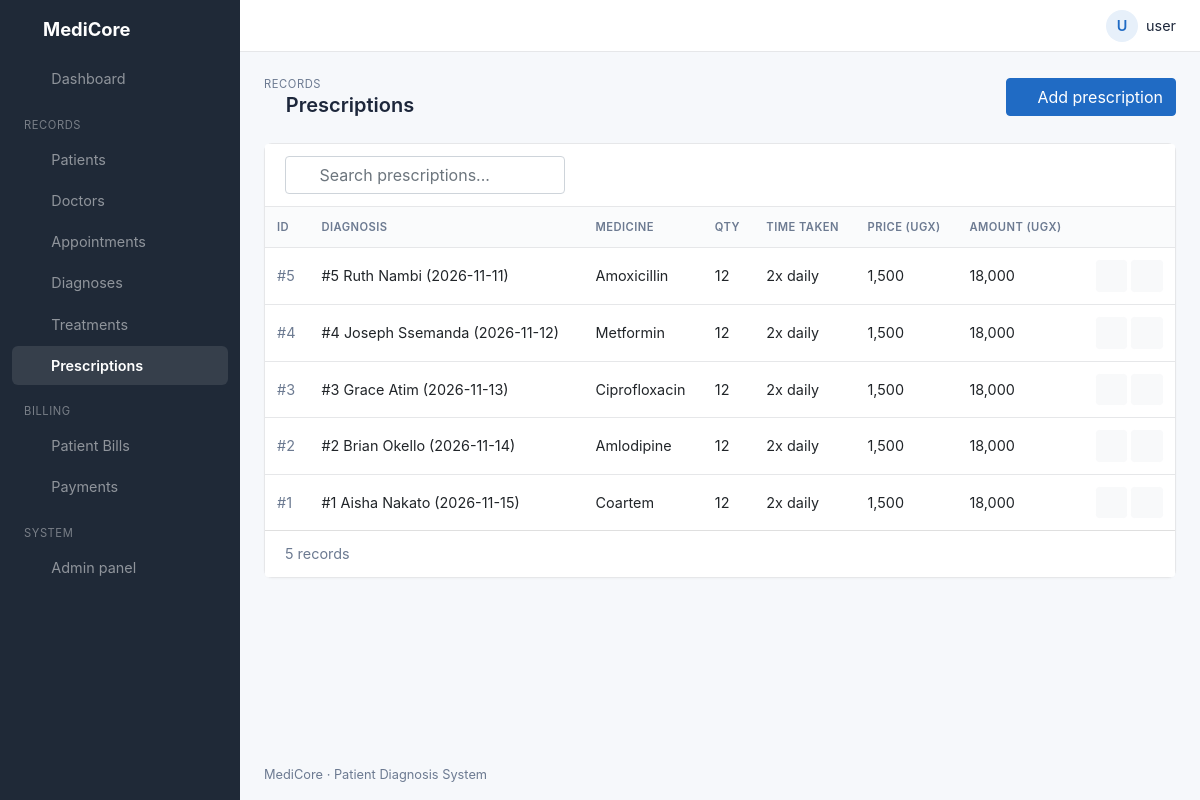
/prescriptions/ (signed in), run on the app's committed database.
### clinic/models.py (models this page shows, shortened)
class Prescription(models.Model):
    prescription_id = models.AutoField(primary_key=True)
    diagnosis = models.ForeignKey(Diagnosis, on_delete=models.CASCADE)
    medicine = models.CharField(max_length=150)
    qty = models.PositiveIntegerField()
    time_taken = models.CharField(max_length=100, help_text="e.g. 2x daily after meals")
    price = models.DecimalField(max_digits=10, decimal_places=2)
    amount = models.DecimalField(max_digits=12, decimal_places=2, editable=False, default=0)

class Diagnosis(models.Model):
    diagnosis_id = models.AutoField(primary_key=True)
    date = models.DateField()
    doctor = models.ForeignKey(Doctor, on_delete=models.PROTECT)
    patient = models.ForeignKey(Patient, on_delete=models.CASCADE)
    description = models.TextField()
    class Meta:
        verbose_name_plural = "diagnoses"
    def __str__(self):
        return f"#{self.diagnosis_id} {self.patient} ({self.date})"

class Patient(models.Model):
    GENDER = [("Male", "Male"), ("Female", "Female")]
    patient_id = models.AutoField(primary_key=True)
    name = models.CharField(max_length=150)
    date_of_birth = models.DateField()
    contact = models.CharField(max_length=20)
    gender = models.CharField(max_length=10, choices=GENDER)
    age = models.PositiveIntegerField()
    weight = models.DecimalField(max_digits=5, decimal_places=1, help_text="kg")
    address = models.CharField(max_length=255)
    def __str__(self):
        return self.name

### clinic/views.py (the view)
# urls.py: path('prescriptions/', prescriptions, name='prescriptions'),
@login_required
def prescriptions(request):
    return show_list(request, Prescription, "prescriptions.html", ["medicine", "time_taken"])

### clinic/views.py (called while the page is built)
def show_list(request, model, template, search_fields):
    items = model.objects.all().order_by("-pk")
    q = request.GET.get("q", "").strip()
    if q:
        condition = Q()
        for field in search_fields:
            condition |= Q(**{f"{field}__icontains": q})
        items = items.filter(condition)
    return render(request, template, {"items": items, "q": q})

### templates/prescriptions.html (shortened to what this page needs)
{% extends 'base.html' %}
{% load static %}
{% load crispy_forms_tags %}
{% load humanize %}
{% block pretitle %}Records{% endblock %}
{% block heading %}<i class="ti ti-pill"></i> Prescriptions{% endblock %}
{% block actions %}<a href="{% url 'add_prescription' %}" class="btn btn-primary"><i class="ti ti-plus"></i> Add prescription</a>{% endblock %}
{% block content %}
<div class="card">
  <div class="card-header">
    <form method="get" class="search flex-fill">
      <i class="ti ti-search"></i>
      <input type="text" name="q" value="{{ q }}" class="form-control" placeholder="Search prescriptions...">
    </form>
  </div>
  <div class="table-responsive">
    <table class="table table-hover">
      <thead><tr><th>ID</th><th>Diagnosis</th><th>Medicine</th><th>Qty</th><th>Time taken</th><th>Price (UGX)</th><th>Amount (UGX)</th><th></th></tr></thead>
      <tbody>
      {% for x in items %}
        <tr>
          <td><span class="text-id">#{{ x.prescription_id }}</span></td>
          <td>{{ x.diagnosis }}</td>
          <td>{{ x.medicine }}</td>
          <td>{{ x.qty }}</td>
          <td>{{ x.time_taken }}</td>
          <td>{{ x.price|floatformat:0|intcomma }}</td>
          <td>{{ x.amount|floatformat:0|intcomma }}</td>
          <td class="text-right text-nowrap">
            <a href="{% url 'edit_prescription' x.pk %}" class="btn btn-sm btn-light btn-icon" title="Edit"><i class="ti ti-edit"></i></a>
            <a href="{% url 'delete_prescription' x.pk %}" class="btn btn-sm btn-light btn-icon text-danger" title="Delete"><i class="ti ti-trash"></i></a>
          </td>
        </tr>
      {% empty %}
        <tr><td colspan="8" class="text-muted">No prescriptions yet.</td></tr>
      {% endfor %}
      </tbody>
    </table>
  </div>
  <div class="card-footer">{{ items|length }} record{{ items|length|pluralize }}</div>
</div>
{% endblock %}

### templates/base.html (shortened to what this page needs)
{% load static %}
{% load crispy_forms_tags %}
<!DOCTYPE html>
<html lang="en">
<head>
  <link rel="stylesheet" href="{% static 'css/bootstrap.min.css' %}">
  <link rel="stylesheet" href="{% static 'css/tabler-icons.min.css' %}">
  <link rel="stylesheet" href="{% static 'css/style.css' %}">
</head>
<body>
<aside class="sidebar navbar navbar-dark navbar-expand-lg">
  <a class="navbar-brand" href="{% url 'Home' %}"><i class="ti ti-heartbeat"></i> MediCore</a>
  <div class="collapse navbar-collapse" id="menu">
    <ul class="navbar-nav">
      <li class="nav-item"><a class="nav-link {% if request.path == '/' %}active{% endif %}" href="{% url 'Home' %}"><i class="ti ti-layout-dashboard"></i> Dashboard</a></li>
      <li class="nav-heading">Records</li>
      <li class="nav-item"><a class="nav-link {% if '/patients/' in request.path %}active{% endif %}" href="{% url 'patients' %}"><i class="ti ti-user-heart"></i> Patients</a></li>
      <li class="nav-item"><a class="nav-link {% if '/doctors/' in request.path %}active{% endif %}" href="{% url 'doctors' %}"><i class="ti ti-stethoscope"></i> Doctors</a></li>
      <li class="nav-item"><a class="nav-link {% if '/appointments/' in request.path %}active{% endif %}" href="{% url 'appointments' %}"><i class="ti ti-calendar-event"></i> Appointments</a></li>
      <li class="nav-item"><a class="nav-link {% if '/diagnoses/' in request.path %}active{% endif %}" href="{% url 'diagnoses' %}"><i class="ti ti-clipboard-heart"></i> Diagnoses</a></li>
      <li class="nav-item"><a class="nav-link {% if '/treatments/' in request.path %}active{% endif %}" href="{% url 'treatments' %}"><i class="ti ti-bed"></i> Treatments</a></li>
      <li class="nav-item"><a class="nav-link {% if '/prescriptions/' in request.path %}active{% endif %}" href="{% url 'prescriptions' %}"><i class="ti ti-pill"></i> Prescriptions</a></li>
      <li class="nav-heading">Billing</li>
      <li class="nav-item"><a class="nav-link {% if '/bills/' in request.path %}active{% endif %}" href="{% url 'bills' %}"><i class="ti ti-file-invoice"></i> Patient Bills</a></li>
      <li class="nav-item"><a class="nav-link {% if '/payments/' in request.path %}active{% endif %}" href="{% url 'payments' %}"><i class="ti ti-cash"></i> Payments</a></li>
      <li class="nav-heading">System</li>
      <li class="nav-item"><a class="nav-link" href="/admin/"><i class="ti ti-settings"></i> Admin panel</a></li>
    </ul>
  </div>
</aside>
<div class="page-wrapper">
  <header class="topbar">
    <div class="dropdown ml-auto">
      <a href="#" class="user-menu" data-toggle="dropdown">
        <span class="avatar">{{ user.username|slice:":1"|upper }}</span>
        <span class="d-none d-md-inline">{{ user.username }}</span>
      </a>
    </div>
  </header>
  <div class="page-header">
    <div>
      <div class="page-pretitle">{% block pretitle %}MediCore{% endblock %}</div>
      <h2 class="page-title">{% block heading %}{% endblock %}</h2>
    </div>
    <div>{% block actions %}{% endblock %}</div>
  </div>
  <main class="page-body">
    {% block content %}{% endblock %}
  </main>
  <footer class="footer">MediCore &middot; Patient Diagnosis System</footer>
</div>
</body>
</html>

### static/css/style.css (style rules this page uses)
:root { --primary: #206bc4; --sidebar: #1f2937; --bg: #f6f8fb; --border: #e6e7e9; --muted: #6c7a91; }
body { background: var(--bg); color: #1d273b; font-size: .9rem; }
a { color: var(--primary); }
.btn-primary { background: var(--primary); border-color: var(--primary); }
.ti { font-size: 1.1rem; vertical-align: -2px; }
.sidebar { background: var(--sidebar); padding: 0; align-items: flex-start; }
.sidebar .navbar-brand { font-weight: 700; padding: 1rem 1.25rem; font-size: 1.15rem; }
.sidebar .navbar-brand .ti { color: #4dabf7; font-size: 1.5rem; }
.sidebar .navbar-nav { width: 100%; padding: 0 .75rem 1rem; }
.sidebar .nav-link { color: rgba(255,255,255,.7); border-radius: 6px; padding: .55rem .75rem !important; margin-bottom: 2px; }
.sidebar .nav-link .ti { margin-right: .6rem; }
.sidebar .nav-link.active { color: #fff; background: rgba(255,255,255,.1); font-weight: 600; }
.sidebar .nav-heading { color: rgba(255,255,255,.4); text-transform: uppercase; font-size: .7rem; letter-spacing: .05em; padding: 1rem .75rem .4rem; }
@media (min-width: 992px) { .sidebar { position: fixed; top: 0; bottom: 0; left: 0; width: 15rem; flex-direction: column; overflow-y: auto; } }
@media (min-width: 992px) { .sidebar .navbar-collapse { width: 100%; align-items: flex-start; } }
@media (min-width: 992px) { .sidebar .navbar-nav { flex-direction: column; } }
@media (min-width: 992px) { .page-wrapper { margin-left: 15rem; } }
.page-wrapper { min-height: 100vh; display: flex; flex-direction: column; }
.topbar { display: flex; align-items: center; background: #fff; border-bottom: 1px solid var(--border); padding: .6rem 1.5rem; }
.user-menu { display: flex; align-items: center; color: #1d273b; text-decoration: none !important; }
.avatar { width: 2rem; height: 2rem; border-radius: 50%; background: #e7f0fa; color: var(--primary); display: inline-flex; align-items: center; justify-content: center; font-weight: 600; margin-right: .5rem; }
.page-header { display: flex; justify-content: space-between; align-items: center; padding: 1.5rem 1.5rem .5rem; flex-wrap: wrap; gap: .75rem; }
.page-pretitle { text-transform: uppercase; font-size: .7rem; color: var(--muted); letter-spacing: .05em; }
.page-title { font-size: 1.25rem; font-weight: 600; margin: 0; }
.page-title .ti { color: var(--primary); font-size: 1.35rem; }
.page-body { padding: 1rem 1.5rem; flex: 1; }
.footer { padding: 1rem 1.5rem; color: var(--muted); font-size: .8rem; }
.card { border: 1px solid var(--border); border-radius: 8px; box-shadow: 0 1px 2px rgba(0,0,0,.03); margin-bottom: 1.25rem; }
.card-header { background: #fff; border-bottom: 1px solid var(--border); display: flex; justify-content: space-between; align-items: center; }
.card-footer { background: #fff; color: var(--muted); }
.table { margin-bottom: 0; }
.table thead th { border-top: 0; border-bottom: 1px solid var(--border); background: #fafbfc; color: var(--muted); font-size: .7rem; text-transform: uppercase; letter-spacing: .04em; font-weight: 600; }
.table td { vertical-align: middle; border-top: 1px solid var(--border); }
.text-id { color: var(--muted); }
.search { position: relative; max-width: 280px; }
.search .ti { position: absolute; left: .7rem; top: .55rem; color: var(--muted); }
.search input { padding-left: 2.1rem; }
.btn-icon { padding: .25rem .5rem; }

### data on the page
Prescription: prescription_id "5", diagnosis "#5 Ruth Nambi (2026-11-11)", medicine "Amoxicillin", qty "12", time_taken "2x daily", price "1,500", amount "18,000"
Prescription: prescription_id "4", diagnosis "#4 Joseph Ssemanda (2026-11-12)", medicine "Metformin", qty "12", time_taken "2x daily", price "1,500", amount "18,000"
Prescription: prescription_id "3", diagnosis "#3 Grace Atim (2026-11-13)", medicine "Ciprofloxacin", qty "12", time_taken "2x daily", price "1,500", amount "18,000"
Prescription: prescription_id "2", diagnosis "#2 Brian Okello (2026-11-14)", medicine "Amlodipine", qty "12", time_taken "2x daily", price "1,500", amount "18,000"
Prescription: prescription_id "1", diagnosis "#1 Aisha Nakato (2026-11-15)", medicine "Coartem", qty "12", time_taken "2x daily", price "1,500", amount "18,000"

### other printed values
{{ user.username|slice:":1"|upper }} "U"
{{ user.username }} "user"
{{ items|length }} "5"
